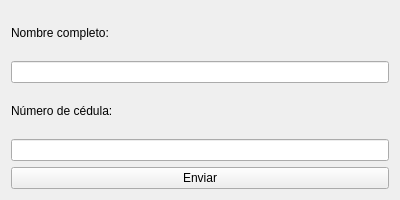
<?xml version="1.0" encoding="UTF-8"?>
<ui version="4.0">
 <class>VentanaDatos</class>
 <widget class="QWidget" name="VentanaDatos">
  <property name="geometry">
   <rect>
    <x>0</x>
    <y>0</y>
    <width>400</width>
    <height>200</height>
   </rect>
  </property>
  <property name="windowTitle">
   <string>Ingresar Datos</string>
  </property>
  <layout class="QVBoxLayout" name="verticalLayout">
   <item>
    <widget class="QLabel" name="label_nombre">
     <property name="text">
      <string>Nombre completo:</string>
     </property>
    </widget>
   </item>
   <item>
    <widget class="QLineEdit" name="lineEdit_nombre"/>
   </item>
   <item>
    <widget class="QLabel" name="label_cedula">
     <property name="text">
      <string>Número de cédula:</string>
     </property>
    </widget>
   </item>
   <item>
    <widget class="QLineEdit" name="lineEdit_cedula"/>
   </item>
   <item>
    <widget class="QPushButton" name="boton_enviar">
     <property name="text">
      <string>Enviar</string>
     </property>
    </widget>
   </item>
  </layout>
 </widget>
 <resources/>
 <connections/>
</ui>
